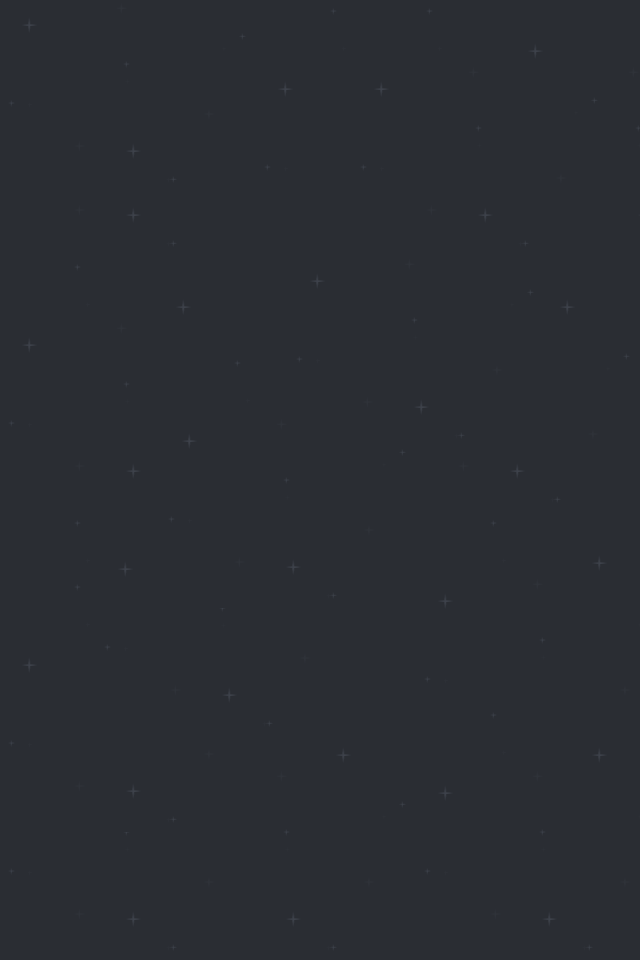

This game map was drawn from its Tiled (.tmx) file and the tilesets committed beside it. A one-line description and the full map source follow:
An orthogonal 20x30 tile map with 32x32 px tiles, 1 tile layer (Tile Layer 1), 2 tilesets.

<map version="1.0" orientation="orthogonal" renderorder="right-down" width="20" height="30" tilewidth="32" tileheight="32" nextobjectid="1">
 <tileset firstgid="1" name="purple" tilewidth="32" tileheight="32" tilecount="64" columns="8">
  <image source="purple.png" width="256" height="256" />
 </tileset>
 <tileset firstgid="65" name="blue" tilewidth="32" tileheight="32" tilecount="64" columns="8">
  <image source="blue.png" width="256" height="256" />
 </tileset>
 <layer name="Tile Layer 1" width="20" height="30">
  <data encoding="csv">
81,82,83,84,85,86,87,88,65,66,67,65,66,67,68,69,70,71,72,68,
89,90,91,92,93,94,95,96,73,74,75,73,74,75,76,77,78,79,80,76,
97,98,99,100,101,102,103,104,81,82,83,81,82,83,84,85,86,87,88,84,
105,106,107,108,109,110,111,112,89,90,91,89,90,91,92,93,94,95,96,92,
113,114,115,116,117,118,119,120,97,98,99,97,98,99,100,101,102,103,104,100,
121,122,123,124,125,126,127,128,105,106,107,105,106,107,108,109,110,111,112,108,
113,114,115,116,117,118,119,120,113,65,66,113,114,115,116,117,118,119,120,116,
121,122,123,124,125,126,127,128,121,73,74,121,122,123,124,125,126,127,128,124,
65,66,67,68,69,70,71,72,69,81,82,83,84,85,86,87,88,70,71,72,
73,74,75,76,77,78,79,80,77,89,90,91,92,93,94,95,96,78,79,80,
81,82,83,84,85,86,87,88,85,97,98,99,100,101,102,103,104,86,87,88,
89,90,91,92,93,65,66,67,68,105,106,107,108,109,110,111,112,94,95,96,
97,98,99,100,101,73,74,75,76,113,114,115,116,117,118,119,120,102,103,104,
105,106,107,108,109,81,82,83,84,121,122,123,124,125,126,127,128,110,111,112,
113,114,115,116,117,89,90,91,92,93,94,95,96,114,115,116,117,118,119,120,
121,122,123,65,66,97,98,99,100,101,102,103,104,122,123,124,125,126,127,128,
65,66,67,73,74,105,106,107,108,109,110,111,112,65,66,67,68,69,70,71,
73,74,75,81,82,113,114,115,116,117,118,119,120,73,74,75,76,77,78,79,
65,66,67,89,90,121,122,123,124,125,126,127,128,81,82,83,84,85,86,87,
73,74,75,97,98,99,100,101,102,103,104,90,91,89,90,91,92,93,94,95,
81,82,83,105,106,107,108,109,110,111,112,98,99,97,98,99,100,101,102,103,
89,90,91,113,114,115,116,117,118,119,120,106,107,105,106,107,108,109,110,111,
97,98,99,121,122,123,124,125,126,127,128,71,72,65,66,67,68,69,70,71,
105,106,107,108,109,110,111,112,76,77,78,79,80,73,74,75,76,77,78,79,
113,114,115,116,117,118,119,120,84,85,86,87,88,81,82,83,84,85,86,87,
121,122,123,124,125,126,127,128,92,93,94,95,96,89,90,91,92,93,94,95,
97,98,99,100,101,102,103,104,100,101,102,103,104,97,98,99,100,101,102,103,
105,106,107,108,109,110,111,112,108,109,110,111,112,105,106,107,108,109,110,111,
113,114,115,116,117,118,119,120,116,117,118,119,120,113,114,115,116,117,118,119,
121,122,123,124,125,126,127,128,124,125,126,127,128,121,122,123,124,125,126,127
</data>
 </layer>
</map>
